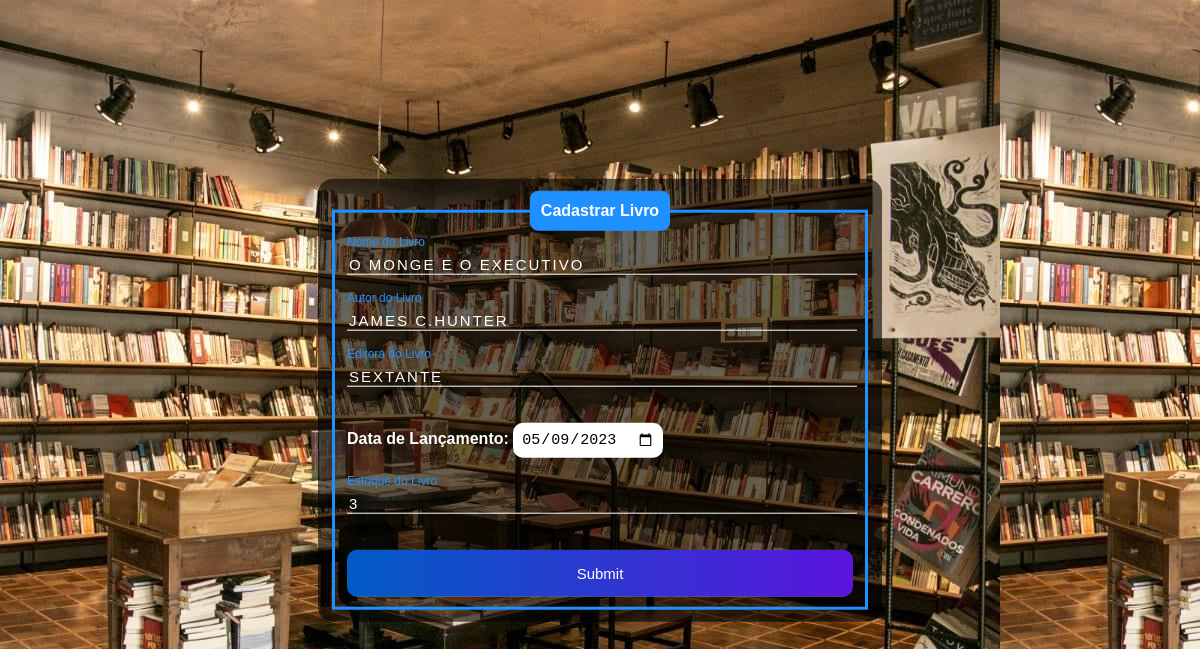
Screenshot of /edit_livro.php?id=11 with the database file from the repository.
### tables this page shows
CREATE TABLE `livro` (
  `id` int(11) NOT NULL,
  `nome` varchar(45) NOT NULL,
  `autor` varchar(45) NOT NULL,
  `editora` varchar(45) NOT NULL,
  `data_lanc` date NOT NULL,
  `estoque` int(11) NOT NULL
);

### edit_livro.php (the view, shortened to what this page needs)
<?php
if(!empty($_GET['id']))
{
    include_once('config.php');
    $id = $_GET['id'];
    $sqlSelect = "SELECT * FROM livro WHERE id=$id";
    $result = $conexao->query($sqlSelect);
    if($result->num_rows > 0)
    {
        while($user_data = mysqli_fetch_assoc($result))
        {
            $nome = $user_data['nome'];
            $autor = $user_data['autor'];
            $editora = $user_data['editora'];
            $data_lanc = $user_data['data_lanc'];
            $estoque = $user_data['estoque'];
        }
    }
    else
    {
        header('Location: livro.php');
    }
}
else
{
    header('Location: livro.php');
}
?>
<!DOCTYPE html>
<html>
    <head>
    </head>
    <body class="fundo">
        <div class="box">
        <form action="saveEdit_livro.php" method="POST">
            <fieldset>
                <legend><b>Cadastrar Livro</b></legend>
                <br>
                <div class="inputBox">
                    <input type="text" name="nome" id="nome" class="inputUser" value="<?php echo $nome ?>" required>
                    <label for="nome" class="labelInput">Nome do Livro</label>
                </div>
                <br><br>
                <div class="inputBox">
                    <input type="text" name="autor" id="autor" class="inputUser" value="<?php echo $autor ?>" required>
                    <label for="autor" class="labelInput">Autor do Livro</label>
                </div>
                <br><br>
                <div class="inputBox">
                    <input type="text" name="editora" id="editora" class="inputUser" value="<?php echo $editora ?>" required>
                    <label for="editora" class="labelInput">Editora do Livro</label>
                </div>
                <br><br>
                <div class="inputBox">
                    <label for="data_lanc"><b>Data de Lançamento:</b></label>
                    <input type="date" name="data_lanc" id="data_lanc" value="<?php echo $data_lanc ?>" required>
                </div>
                <br><br>
                <div class="inputBox">
                    <input type="number" name="estoque" id="estoque" class="inputUser" value="<?php echo $estoque ?>" required>
                    <label for="estoque" class="labelInput">Estoque do Livro</label>
                </div>
                <br><br>
                <input type="submit" name="update" id="update">
            </fieldset>
        </form>
    </div>
    </body>
</html>

### edit_livro.php (style rules this page uses)
body { font-family: Arial, Helvetica, sans-serif; background-image: url("livraria.jpg"); }
.box { color: white; position: absolute; top: 50%; left: 50%; transform: translate(-50%,-50%); background-color: rgba(0, 0, 0, 0.6); padding: 12px; border-radius: 15px; width: 45%; }
fieldset { border: 3px solid dodgerblue; }
legend { border: 1px solid dodgerblue; padding: 10px; text-align: center; background-color: dodgerblue; border-radius: 8px; }
.inputBox { position: relative; }
.inputUser { background: none; border: none; border-bottom: 1px solid white; outline: none; color: white; font-size: 15px; width: 100%; letter-spacing: 2px; }
.labelInput { position: absolute; top: 0px; left: 0px; pointer-events: none; transition: .5s; }
.inputUser:focus ~ .labelInput, .inputUser:valid ~ .labelInput { top: -20px; font-size: 12px; color: dodgerblue; }
#data_lanc { border: none; padding: 8px; border-radius: 10px; outline: none; font-size: 15px; }
#update { background-image: linear-gradient(to right,rgb(0, 92, 197), rgb(90, 20, 220)); width: 100%; border: none; padding: 15px; color: white; font-size: 15px; cursor: pointer; border-radius: 10px; }

### rows the page displays
livro: nome "O MONGE E O EXECUTIVO", autor "JAMES C.HUNTER", editora "SEXTANTE", data_lanc "05/09/2023", estoque "3"
